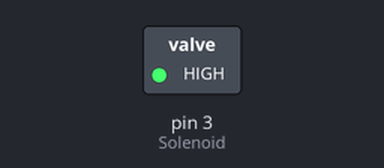
The sketch below on a simulated Arduino Uno, built with avr-gcc and run on an emulated ATmega328P. Parts: switched loads named in the sketch (green lamp = pin HIGH).

Above: at 1.0 s.
At 3.0 s:
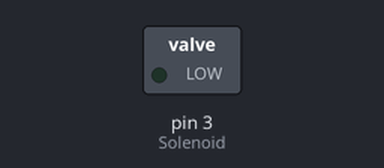
Timing chart, 0 to 5.2 s (numbered marks = the images above):
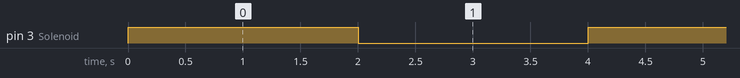

Measured:
- by itself, pin 3 (Solenoid): alternates HIGH for 2.0 s and LOW for 2.0 s

The sketch:

electromagnet_tutorial.ino
```cpp
/* Tutorial from Keyestudio
 * https://wiki.keyestudio.com/KS0320_Keyestudio_Electromagnet_Module_(Black_and_Environmental-friendly)#Example_Code
 */

int Solenoid = 3;    //define digital port 3

void setup()
{
  pinMode(Solenoid, OUTPUT);  //set Solenoid as OUTPUT
}

void loop()
{
  digitalWrite(Solenoid, HIGH);// Solenoid is effective
  delay(2000); // delay 2S
  digitalWrite(Solenoid, LOW);  // Solenoid is non-effective
  delay(2000);  //delay 2S
}
```
